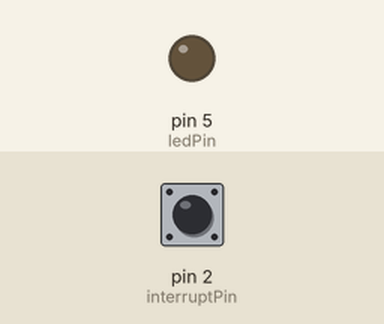
Recording of a sketch running on a simulated Arduino Uno, built with avr-gcc and run on an emulated ATmega328P. Parts: output pins drawn as LEDs (lit = HIGH). The inputs (shaded band) are chosen by the test bench; at power-on: pin 2 (interruptPin) HIGH.

Above: at 1.2 s.
1.3 s: pin 2 (interruptPin) pulled LOW for 0.15 s
At 1.6 s:
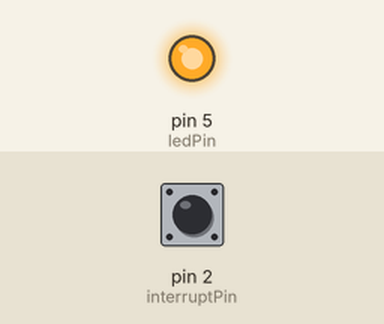
2.9 s: pin 2 (interruptPin) pulled LOW for 1 s
At 4.1 s:
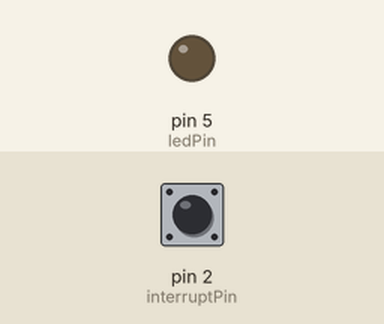
5.4 s: pin 2 (interruptPin) pulled LOW for 3.2 s
At 6.0 s:
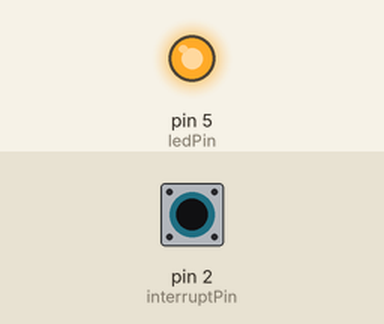
Timing chart, 0 to 8.4 s (numbered marks = the images above; inputs shaded):
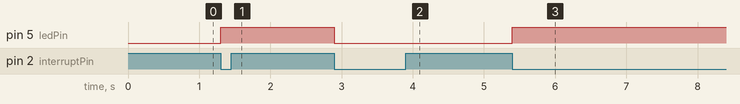

The sketch:

voteMachine_interrupt.ino
```cpp
const byte ledPin = 5;
const byte interruptPin = 2;
volatile byte state = LOW;

void setup() {
  pinMode(ledPin, OUTPUT);
  pinMode(interruptPin, INPUT_PULLUP);
  attachInterrupt(digitalPinToInterrupt(interruptPin), blink, FALLING);
}

void loop() {
  digitalWrite(ledPin, state);
}

void blink() {
  state = !state;
}
```

Measured:
- after the input at 1.3 s, pin 5 (ledPin): LOW → HIGH at once
- after the input at 2.9 s, pin 5 (ledPin): HIGH → LOW at once
- after the input at 5.4 s, pin 5 (ledPin): LOW → HIGH at once
